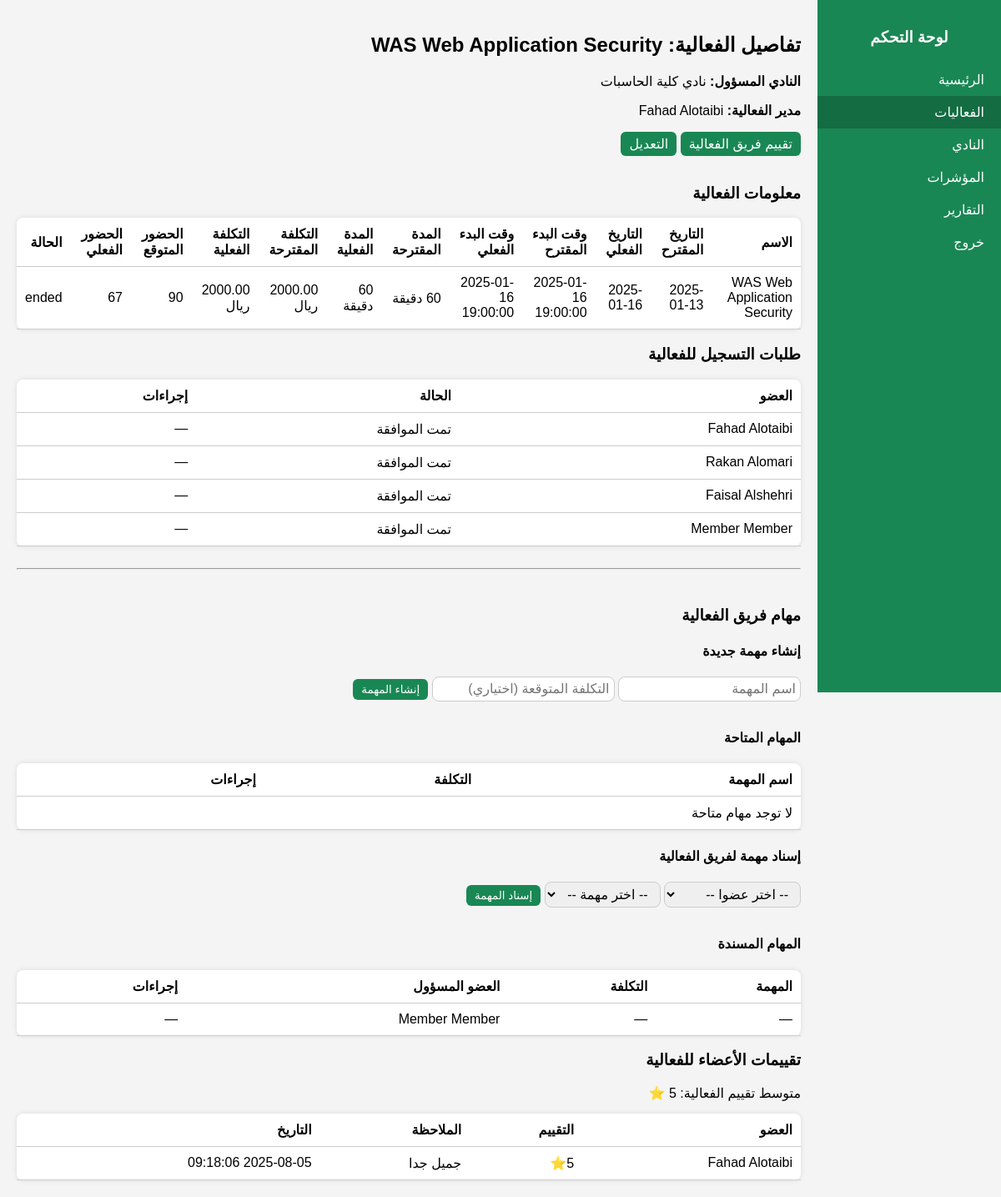
/activity_manager/activity_details.php?id=1, run on the app's committed database.
### tables this page shows
CREATE TABLE `activity` (
  `activity_id` int(11) NOT NULL,
  `activity_name` varchar(100) NOT NULL,
  `proposed_date` date DEFAULT NULL,
  `actual_date` date DEFAULT NULL,
  `proposed_start_time` datetime DEFAULT NULL,
  `actual_start_time` datetime DEFAULT NULL,
  `proposed_duration_min` int(11) DEFAULT NULL,
  `actual_duration_min` int(11) DEFAULT NULL,
  `proposed_cost` decimal(10,2) DEFAULT NULL,
  `actual_cost` decimal(10,2) DEFAULT NULL,
  `proposed_audience_number` int(11) DEFAULT NULL,
  `actual_audience_number` int(11) DEFAULT NULL,
  `purpose_of_activity` text DEFAULT NULL,
  `serves_student_plan` tinyint(1) DEFAULT NULL,
  `serves_student` tinyint(1) DEFAULT NULL,
  `serves_special_needs` tinyint(1) DEFAULT NULL,
  `activity_manager_id` int(11) DEFAULT NULL,
  `club_id` int(11) DEFAULT NULL,
  `status` enum('pending','active','ended') DEFAULT 'pending'
);

CREATE TABLE `clubs` (
  `club_id` int(11) NOT NULL,
  `club_name` varchar(100) NOT NULL,
  `initial_date` date DEFAULT NULL,
  `club_manager_id` int(11) DEFAULT NULL,
  `note` varchar(255) DEFAULT NULL
);

CREATE TABLE `activity_registration` (
  `id` int(11) NOT NULL,
  `member_id` int(11) DEFAULT NULL,
  `activity_id` int(11) DEFAULT NULL,
  `status` enum('pending','approved','rejected') DEFAULT 'pending',
  `request_date` datetime DEFAULT current_timestamp()
);

CREATE TABLE `members` (
  `member_id` int(11) NOT NULL,
  `first_name` varchar(100) NOT NULL,
  `middle_name` varchar(100) NOT NULL,
  `third_name` varchar(100) NOT NULL,
  `last_name` varchar(100) NOT NULL,
  `member_role` enum('Student','ActivityManager') DEFAULT 'Student',
  `faculty` varchar(10) DEFAULT NULL,
  `department` varchar(10) DEFAULT NULL,
  `phone_number` varchar(20) DEFAULT NULL,
  `email` varchar(100) DEFAULT NULL,
  `club_id` int(11) DEFAULT NULL,
  `account_name` varchar(50) NOT NULL,
  `pwd_hash` varchar(255) NOT NULL,
  `registration_date` datetime DEFAULT current_timestamp()
);

CREATE TABLE `activity_team` (
  `activity_id` int(11) NOT NULL,
  `member_id` int(11) NOT NULL,
  `task_id` int(11) DEFAULT NULL
);

CREATE TABLE `feedback` (
  `feedback_id` int(11) NOT NULL,
  `activity_id` int(11) NOT NULL,
  `member_id` int(11) NOT NULL,
  `content` text NOT NULL,
  `created_at` timestamp NULL DEFAULT current_timestamp(),
  `feedback_score` int(11) DEFAULT NULL
);

### activity_manager/activity_details.php (the view, shortened to what this page needs)
<?php
include '../database/db.php';
$activity_id = (int)$_GET['id'];
$stmt = $pdo->prepare("SELECT a.*, c.club_name, CONCAT(m.first_name,' ',m.last_name) AS manager_name
                       FROM Activity a
                       LEFT JOIN Clubs c ON a.club_id = c.club_id
                       LEFT JOIN Members m ON a.activity_manager_id = m.member_id
                      WHERE a.activity_id = ?");
$stmt->execute([$activity_id]);
$activity = $stmt->fetch();
$pendingStmt = $pdo->prepare("
  SELECT ar.member_id, ar.status, m.first_name, m.last_name
    FROM activity_registration ar
    JOIN Members m ON ar.member_id = m.member_id
   WHERE ar.activity_id = ?
");
$pendingStmt->execute([$activity_id]);
$requests = $pendingStmt->fetchAll(PDO::FETCH_ASSOC);
$feedbackStmt = $pdo->prepare("
  SELECT f.*, CONCAT(m.first_name,' ',m.last_name) AS member_name
    FROM feedback f
    JOIN members m ON f.member_id = m.member_id
   WHERE f.activity_id = ?
   ORDER BY f.created_at DESC
");
$feedbackStmt->execute([$activity_id]);
$feedbacks = $feedbackStmt->fetchAll(PDO::FETCH_ASSOC);
$avgStmt = $pdo->prepare("SELECT AVG(feedback_score) as avg_score FROM feedback WHERE activity_id = ?");
$avgStmt->execute([$activity_id]);
$avgScore = $avgStmt->fetchColumn();
$tasksStmt = $pdo->prepare("
  SELECT at.activity_id, at.member_id, at.task_id,
         t.task_name, t.task_cost,
         CONCAT(m.first_name, ' ', m.last_name) AS member_name
  FROM activity_team at
  LEFT JOIN activity_task t ON at.task_id = t.task_id
  JOIN members m ON at.member_id = m.member_id
  WHERE at.activity_id = ?
");
$tasksStmt->execute([$activity_id]);
$team_tasks = $tasksStmt->fetchAll(PDO::FETCH_ASSOC);
$availableTasksStmt = $pdo->prepare("SELECT * FROM activity_task WHERE activity_id = ?");
$availableTasksStmt->execute([$activity_id]);
$available_tasks = $availableTasksStmt->fetchAll(PDO::FETCH_ASSOC);
?>
<!DOCTYPE html>
<html lang="ar" dir="rtl">
<head>
  <link rel="stylesheet" href="../css/style.css">
</head>
<body>
    <div class="sidebar">
    <h3 class="sidebar-title">لوحة التحكم</h3>
    <a href="dashboard.php">الرئيسية</a>
    <a class="active" href="activities.php">الفعاليات</a>
    <a href="club.php">النادي</a>
    <a href="kpis.php">المؤشرات</a>
    <a href="reports.php">التقارير</a>
    <a href="logout.php" onclick="return confirm('هل أنت متأكد؟');">خروج</a>
  </div>
  <div class="main-content">
    <h2>تفاصيل الفعالية: <?= htmlspecialchars($activity['activity_name']) ?></h2>
    <p><strong>النادي المسؤول:</strong> <?= htmlspecialchars($activity['club_name']) ?></p>
    <p><strong>مدير الفعالية:</strong> <?= htmlspecialchars($activity['manager_name']) ?></p>
    <a href="activity_team_evaluation.php?id=<?= $activity_id ?>" class="btn"> تقييم فريق الفعالية</a>
    <a href="activity_details.php?id=<?= $activity_id ?>&edit=1" class="btn">التعديل</a>
    <div >
      <h3 >معلومات الفعالية</h3>
      <table >
        <thead>
          <tr>
            <th>الاسم</th>
            <th>التاريخ المقترح</th>
            <th>التاريخ الفعلي</th>
            <th>وقت البدء المقترح</th>
            <th>وقت البدء الفعلي</th>
            <th>المدة المقترحة</th>
            <th>المدة الفعلية</th>
            <th>التكلفة المقترحة</th>
            <th>التكلفة الفعلية</th>
            <th>الحضور المتوقع</th>
            <th>الحضور الفعلي</th>
            <th>الحالة</th>
          </tr>
        </thead>
        <tbody>
          <tr>
            <td><?= htmlspecialchars($activity['activity_name']) ?></td>
            <td><?= $activity['proposed_date'] ?></td>
            <td><?= $activity['actual_date'] ?? '—' ?></td>
            <td><?= $activity['proposed_start_time'] ?></td>
            <td><?= $activity['actual_start_time'] ?? '—' ?></td>
            <td><?= $activity['proposed_duration_min'] ?> دقيقة</td>
            <td><?= $activity['actual_duration_min'] ?? '—' ?> دقيقة</td>
            <td><?= $activity['proposed_cost'] ?> ريال</td>
            <td><?= $activity['actual_cost'] ?? '—' ?> ريال</td>
            <td><?= $activity['proposed_audience_number'] ?? '—' ?></td>
            <td><?= $activity['actual_audience_number'] ?? '—' ?></td>
            <td><?= $activity['status'] ?></td>
          </tr>
        </tbody>
      </table>
    </div>
    <div >
      <h3 >طلبات التسجيل للفعالية</h3>
      <table>
        <thead>
          <tr>
            <th>العضو</th
            ><th>الحالة</th>
            <th>إجراءات</th>
          </tr>
        </thead>
        <tbody>
          <?php foreach ($requests as $req): ?>
            <tr>
              <td><?= htmlspecialchars($req['first_name'].' '.$req['last_name']) ?></td>
              <td>
                <?= $req['status']=='pending'?'بانتظار الموافقة':($req['status']=='approved'?'تمت الموافقة':'مرفوض') ?>
              </td>
              <td>
                <?php if ($req['status']=='pending'): ?>
                  <a class="btn" href="?id=<?= $activity_id ?>&approve=<?= $req['member_id'] ?>">قبول</a>
                  <a class="btn danger" href="?id=<?= $activity_id ?>&reject=<?= $req['member_id'] ?>">رفض</a>
                <?php else: ?>
                  —
                <?php endif; ?>
              </td>
            </tr>
          <?php endforeach; ?>
        </tbody>
      </table>
    </div>
     <br><hr><br>
    <div  id="tasks">
      <h3 >مهام فريق الفعالية</h3>
      <form method="post">
        <h4>إنشاء مهمة جديدة</h4>
        <div class="task-form" >
          <input type="text" name="new_task_name" placeholder="اسم المهمة" required>
          <input type="number" step="0.01" name="new_task_cost" placeholder="التكلفة المتوقعة (اختياري)">
          <button name="create_task" class="btn">إنشاء المهمة</button>
        </div>
      </form>
      <h4>المهام المتاحة</h4>
      <table>
        <thead>
          <tr>
            <th>اسم المهمة</th>
            <th>التكلفة</th>
            <th>إجراءات</th>
          </tr>
        </thead>
        <tbody>
          <?php if (empty($available_tasks)): ?>
            <tr><td colspan="3">لا توجد مهام متاحة</td></tr>
          <?php endif; ?>
        </tbody>
      </table>
      <form method="post" >
        <h4>إسناد مهمة لفريق الفعالية</h4>
        <div class="task-form">
          <select name="member_id" required>
            <option value="">-- اختر عضوا --</option>
          </select>
          <select name="task_id" required>
            <option value="">-- اختر مهمة --</option>
          </select>
          <button name="add_task" class="btn">إسناد المهمة</button>
        </div>
      </form>
      <h4>المهام المسندة</h4>
      <table>
        <thead>
          <tr>
            <th>المهمة</th>
            <th>التكلفة</th>
            <th>العضو المسؤول</th>
            <th>إجراءات</th>
          </tr>
        </thead>
        <tbody>
          <?php if (empty($team_tasks)): ?>
            <tr><td colspan="4">لا توجد مهام مسندة بعد</td></tr>
          <?php else: ?>
            <?php foreach ($team_tasks as $task):
              $is_manager = $activity['activity_manager_id'] == $task['member_id'];
            ?>
              <tr <?= $is_manager ? 'class="manager-row"' : '' ?>>
                <td>
                  <?= $task['task_name'] ? htmlspecialchars($task['task_name']) : '—' ?>
                </td>
                <td>
                  <?= $task['task_cost'] ? $task['task_cost'] . ' ريال' : '—' ?>
                </td>
                <td>
                  <?= htmlspecialchars($task['member_name']) ?>
                </td>
                <td class="actions-cell">
                  <?php if ($task['task_id']): ?>
                    <a class="btn danger" href="?id=<?= $activity_id ?>&del_assignment=<?= $task['member_id'] ?>" onclick="return confirm('هل تريد الحذف')">حذف </a>
                  <?php else: ?>
                    —
                  <?php endif; ?>
                </td>
              </tr>
            <?php endforeach; ?>
          <?php endif; ?>
        </tbody>
      </table>
    </div>
    <div >
      <h3 >تقييمات الأعضاء للفعالية</h3>
      <?php if ($avgScore): ?>
        <div>متوسط تقييم الفعالية: <?= round($avgScore,2) ?> ⭐</div>
      <?php endif; ?>
      <table>
        <thead>
        <tr>
          <th>العضو</th>
          <th>التقييم</th>
          <th>الملاحظة</th>
          <th>التاريخ</th>
        </tr>
      </thead>
        <tbody>
          <?php if ($feedbacks): foreach($feedbacks as $row): ?>
            <tr>
              <td><?= htmlspecialchars($row['member_name']) ?></td>
              <td><?= $row['feedback_score']!==null?$row['feedback_score'].'⭐':'—' ?></td>
              <td><?= htmlspecialchars($row['content']) ?></td>
              <td><?= $row['created_at'] ?></td>
            </tr>
          <?php endforeach; else: ?>
            <tr>
              <td colspan="4">لا توجد تقييمات لهذه الفعالية.</td>
            </tr>
          <?php endif; ?>
        </tbody>
      </table>
    </div>
  </div>
</body>
</html>

### css/style.css (style rules this page uses)
body { font-family: 'Cairo', sans-serif; margin: 0; background: #f4f4f4; direction: rtl; display: flex; }
.sidebar { width: 220px; background: #198754; min-height: 100vh; position: fixed; right: 0; top: 0; padding: 15px 0; color: white; }
.sidebar-title { text-align: center; margin-bottom: 20px; }
.sidebar a { display: block; padding: 10px 20px; color: white; text-decoration: none; transition: background 0.3s; }
.sidebar a:hover, .sidebar a.active { background: #146c43; }
.main-content { margin-right: 220px; padding: 20px; flex: 1; }
.activity-table, table { width: 100%; background: white; border-radius: 8px; padding: 15px; margin-top: 15px; box-shadow: 0 0 6px rgba(0,0,0,0.1); border-collapse: collapse; }
table th, table td { padding: 10px; border-bottom: 1px solid #ccc; text-align: right; }
.btn { display: inline-block; background: #198754; color: white; padding: 5px 10px; text-decoration: none; border-radius: 6px; margin-bottom: 15px; text-align: center; border: none; cursor: pointer; }
select,textarea { padding: 5px 10px; font-size: 16px; border-radius: 8px; border: 1px solid #ccc; margin-bottom: 10px; }
input { padding: 5px; font-size: 16px; border-radius: 8px; border: 1px solid #ccc; }

### data on the page
activity: activity_name "WAS Web Application Security", club.club_name "نادي كلية الحاسبات", proposed_date "2025-01-13", actual_date "2025-01-16", proposed_start_time "2025-01-16 19:00:00", actual_start_time "2025-01-16 19:00:00", actual_duration_min "60", proposed_cost "2000.00", actual_cost "2000.00", proposed_audience_number "90", actual_audience_number "67", status "ended"
activity_registration: member.last_name "Fahad Alotaibi", status "تمت الموافقة"
activity_registration: member.last_name "Rakan Alomari", status "تمت الموافقة"
activity_registration: member.last_name "Faisal Alshehri", status "تمت الموافقة"
activity_registration: member.last_name "Member Member", status "تمت الموافقة"
activity_team: member_name "Member Member"
feedback: member_name "Fahad Alotaibi", feedback_score "5", content "جميل جدا", created_at "2025-08-05 09:18:06"

### other printed values
$activity['manager_name'] "Fahad Alotaibi"
